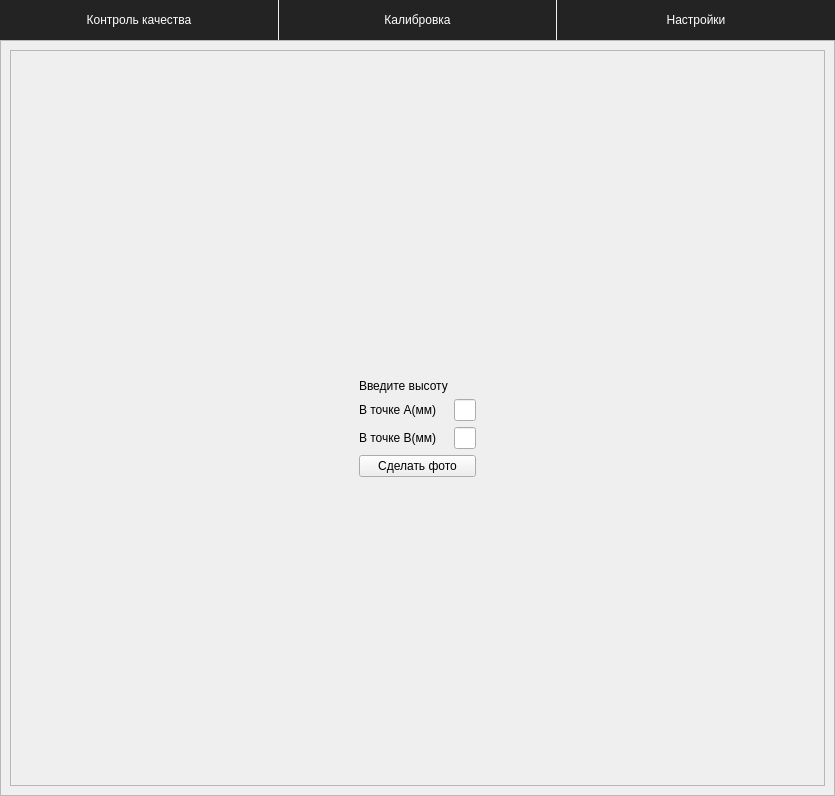
<?xml version="1.0" encoding="UTF-8"?>
<ui version="4.0">
 <class>MainWindow</class>
 <widget class="QMainWindow" name="MainWindow">
  <property name="geometry">
   <rect>
    <x>0</x>
    <y>0</y>
    <width>835</width>
    <height>796</height>
   </rect>
  </property>
  <property name="windowTitle">
   <string>MainWindow</string>
  </property>
  <widget class="QWidget" name="centralwidget">
   <layout class="QVBoxLayout" name="verticalLayout">
    <property name="spacing">
     <number>0</number>
    </property>
    <property name="leftMargin">
     <number>0</number>
    </property>
    <property name="topMargin">
     <number>0</number>
    </property>
    <property name="rightMargin">
     <number>0</number>
    </property>
    <property name="bottomMargin">
     <number>0</number>
    </property>
    <item>
     <widget class="QFrame" name="Menu">
      <property name="frameShape">
       <enum>QFrame::NoFrame</enum>
      </property>
      <property name="frameShadow">
       <enum>QFrame::Raised</enum>
      </property>
      <layout class="QHBoxLayout" name="horizontalLayout_3">
       <property name="spacing">
        <number>1</number>
       </property>
       <property name="leftMargin">
        <number>0</number>
       </property>
       <property name="topMargin">
        <number>0</number>
       </property>
       <property name="rightMargin">
        <number>0</number>
       </property>
       <property name="bottomMargin">
        <number>0</number>
       </property>
       <item>
        <widget class="QPushButton" name="control_btn">
         <property name="minimumSize">
          <size>
           <width>0</width>
           <height>40</height>
          </size>
         </property>
         <property name="styleSheet">
          <string notr="true">QPushButton {
	color: rgb(255, 255, 255);
	background-color: rgb(35, 35, 35);
	border: 0px solid;
}
QPushButton:hover {
	background-color: rgb(85, 170, 255);
}</string>
         </property>
         <property name="text">
          <string>Контроль качества</string>
         </property>
        </widget>
       </item>
       <item>
        <widget class="QPushButton" name="calibration_btn">
         <property name="minimumSize">
          <size>
           <width>0</width>
           <height>40</height>
          </size>
         </property>
         <property name="styleSheet">
          <string notr="true">QPushButton {
	color: rgb(255, 255, 255);
	background-color: rgb(35, 35, 35);
	border: 0px solid;
}
QPushButton:hover {
	background-color: rgb(85, 170, 255);
}</string>
         </property>
         <property name="text">
          <string>Калибровка</string>
         </property>
        </widget>
       </item>
       <item>
        <widget class="QPushButton" name="settings_btn">
         <property name="minimumSize">
          <size>
           <width>0</width>
           <height>40</height>
          </size>
         </property>
         <property name="styleSheet">
          <string notr="true">QPushButton {
	color: rgb(255, 255, 255);
	background-color: rgb(35, 35, 35);
	border: 0px solid;
}
QPushButton:hover {
	background-color: rgb(85, 170, 255);
}</string>
         </property>
         <property name="text">
          <string>Настройки</string>
         </property>
        </widget>
       </item>
      </layout>
     </widget>
    </item>
    <item>
     <widget class="QFrame" name="Content">
      <property name="frameShape">
       <enum>QFrame::NoFrame</enum>
      </property>
      <property name="frameShadow">
       <enum>QFrame::Raised</enum>
      </property>
      <layout class="QHBoxLayout" name="horizontalLayout_4">
       <property name="spacing">
        <number>0</number>
       </property>
       <property name="leftMargin">
        <number>0</number>
       </property>
       <property name="topMargin">
        <number>0</number>
       </property>
       <property name="rightMargin">
        <number>0</number>
       </property>
       <property name="bottomMargin">
        <number>0</number>
       </property>
       <item>
        <widget class="QFrame" name="frame_pages_2">
         <property name="frameShape">
          <enum>QFrame::StyledPanel</enum>
         </property>
         <property name="frameShadow">
          <enum>QFrame::Raised</enum>
         </property>
         <layout class="QVBoxLayout" name="verticalLayout_12">
          <property name="spacing">
           <number>0</number>
          </property>
          <property name="leftMargin">
           <number>0</number>
          </property>
          <property name="topMargin">
           <number>0</number>
          </property>
          <property name="rightMargin">
           <number>0</number>
          </property>
          <property name="bottomMargin">
           <number>0</number>
          </property>
          <item>
           <widget class="QStackedWidget" name="stackedWidget_2">
            <property name="currentIndex">
             <number>3</number>
            </property>
            <widget class="QWidget" name="start_page">
             <layout class="QVBoxLayout" name="verticalLayout_2">
              <property name="spacing">
               <number>0</number>
              </property>
              <property name="leftMargin">
               <number>0</number>
              </property>
              <property name="topMargin">
               <number>0</number>
              </property>
              <property name="rightMargin">
               <number>0</number>
              </property>
              <property name="bottomMargin">
               <number>0</number>
              </property>
             </layout>
            </widget>
            <widget class="QWidget" name="settings_page">
             <layout class="QVBoxLayout" name="verticalLayout_3">
              <property name="spacing">
               <number>0</number>
              </property>
              <property name="leftMargin">
               <number>0</number>
              </property>
              <property name="topMargin">
               <number>0</number>
              </property>
              <property name="rightMargin">
               <number>0</number>
              </property>
              <property name="bottomMargin">
               <number>0</number>
              </property>
              <item>
               <widget class="QFrame" name="frame_14">
                <property name="frameShape">
                 <enum>QFrame::StyledPanel</enum>
                </property>
                <property name="frameShadow">
                 <enum>QFrame::Raised</enum>
                </property>
                <layout class="QVBoxLayout" name="verticalLayout_17">
                 <property name="spacing">
                  <number>0</number>
                 </property>
                 <property name="leftMargin">
                  <number>0</number>
                 </property>
                 <property name="topMargin">
                  <number>0</number>
                 </property>
                 <property name="rightMargin">
                  <number>0</number>
                 </property>
                 <property name="bottomMargin">
                  <number>0</number>
                 </property>
                 <item>
                  <widget class="QFrame" name="frame_29">
                   <property name="maximumSize">
                    <size>
                     <width>16777215</width>
                     <height>40</height>
                    </size>
                   </property>
                   <property name="frameShape">
                    <enum>QFrame::StyledPanel</enum>
                   </property>
                   <property name="frameShadow">
                    <enum>QFrame::Raised</enum>
                   </property>
                   <layout class="QHBoxLayout" name="horizontalLayout_21">
                    <property name="spacing">
                     <number>1</number>
                    </property>
                    <property name="leftMargin">
                     <number>0</number>
                    </property>
                    <property name="topMargin">
                     <number>0</number>
                    </property>
                    <property name="rightMargin">
                     <number>0</number>
                    </property>
                    <property name="bottomMargin">
                     <number>0</number>
                    </property>
                    <item>
                     <widget class="QPushButton" name="connection_btn">
                      <property name="minimumSize">
                       <size>
                        <width>0</width>
                        <height>40</height>
                       </size>
                      </property>
                      <property name="styleSheet">
                       <string notr="true">QPushButton {
	color: rgb(255, 255, 255);
	background-color: rgb(35, 35, 35);
	border: 0px solid;
}
QPushButton:hover {
	background-color: rgb(85, 170, 255);
}</string>
                      </property>
                      <property name="text">
                       <string>Подключение</string>
                      </property>
                     </widget>
                    </item>
                    <item>
                     <widget class="QPushButton" name="score_btn">
                      <property name="minimumSize">
                       <size>
                        <width>0</width>
                        <height>40</height>
                       </size>
                      </property>
                      <property name="styleSheet">
                       <string notr="true">QPushButton {
	color: rgb(255, 255, 255);
	background-color: rgb(35, 35, 35);
	border: 0px solid;
}
QPushButton:hover {
	background-color: rgb(85, 170, 255);
}</string>
                      </property>
                      <property name="text">
                       <string>Оценка</string>
                      </property>
                     </widget>
                    </item>
                   </layout>
                  </widget>
                 </item>
                 <item>
                  <widget class="QStackedWidget" name="stackedWidget">
                   <property name="currentIndex">
                    <number>1</number>
                   </property>
                   <widget class="QWidget" name="connection_page">
                    <layout class="QHBoxLayout" name="horizontalLayout_2">
                     <item>
                      <widget class="QFrame" name="frame_36">
                       <property name="frameShape">
                        <enum>QFrame::StyledPanel</enum>
                       </property>
                       <property name="frameShadow">
                        <enum>QFrame::Raised</enum>
                       </property>
                       <layout class="QGridLayout" name="gridLayout_6">
                        <item row="0" column="1">
                         <spacer name="verticalSpacer_4">
                          <property name="orientation">
                           <enum>Qt::Vertical</enum>
                          </property>
                          <property name="sizeHint" stdset="0">
                           <size>
                            <width>20</width>
                            <height>179</height>
                           </size>
                          </property>
                         </spacer>
                        </item>
                        <item row="1" column="0">
                         <spacer name="horizontalSpacer_3">
                          <property name="orientation">
                           <enum>Qt::Horizontal</enum>
                          </property>
                          <property name="sizeHint" stdset="0">
                           <size>
                            <width>215</width>
                            <height>20</height>
                           </size>
                          </property>
                         </spacer>
                        </item>
                        <item row="1" column="1">
                         <layout class="QGridLayout" name="gridLayout_2">
                          <item row="1" column="0">
                           <widget class="QLabel" name="label_23">
                            <property name="maximumSize">
                             <size>
                              <width>100</width>
                              <height>50</height>
                             </size>
                            </property>
                            <property name="text">
                             <string>IP камеры</string>
                            </property>
                           </widget>
                          </item>
                          <item row="3" column="1">
                           <widget class="QLineEdit" name="lineEdit_3"/>
                          </item>
                          <item row="2" column="1">
                           <widget class="QLineEdit" name="lineEdit_2"/>
                          </item>
                          <item row="2" column="0">
                           <widget class="QLabel" name="label_24">
                            <property name="maximumSize">
                             <size>
                              <width>200</width>
                              <height>50</height>
                             </size>
                            </property>
                            <property name="text">
                             <string>Угол поворота между кадрами</string>
                            </property>
                           </widget>
                          </item>
                          <item row="1" column="1">
                           <widget class="QLineEdit" name="lineEdit"/>
                          </item>
                          <item row="3" column="0">
                           <widget class="QLabel" name="label_25">
                            <property name="maximumSize">
                             <size>
                              <width>200</width>
                              <height>50</height>
                             </size>
                            </property>
                            <property name="text">
                             <string>Сигнал на начало съёмки, пин №</string>
                            </property>
                           </widget>
                          </item>
                          <item row="0" column="0">
                           <widget class="QLabel" name="label_22">
                            <property name="text">
                             <string>Подключение</string>
                            </property>
                           </widget>
                          </item>
                         </layout>
                        </item>
                        <item row="1" column="2">
                         <spacer name="horizontalSpacer_4">
                          <property name="orientation">
                           <enum>Qt::Horizontal</enum>
                          </property>
                          <property name="sizeHint" stdset="0">
                           <size>
                            <width>214</width>
                            <height>20</height>
                           </size>
                          </property>
                         </spacer>
                        </item>
                        <item row="2" column="1">
                         <spacer name="verticalSpacer_3">
                          <property name="orientation">
                           <enum>Qt::Vertical</enum>
                          </property>
                          <property name="sizeHint" stdset="0">
                           <size>
                            <width>20</width>
                            <height>179</height>
                           </size>
                          </property>
                         </spacer>
                        </item>
                       </layout>
                      </widget>
                     </item>
                    </layout>
                   </widget>
                   <widget class="QWidget" name="score_page">
                    <layout class="QVBoxLayout" name="verticalLayout_18">
                     <item>
                      <widget class="QFrame" name="frame_15">
                       <property name="frameShape">
                        <enum>QFrame::StyledPanel</enum>
                       </property>
                       <property name="frameShadow">
                        <enum>QFrame::Raised</enum>
                       </property>
                       <layout class="QGridLayout" name="gridLayout_5">
                        <item row="0" column="1">
                         <spacer name="verticalSpacer_2">
                          <property name="orientation">
                           <enum>Qt::Vertical</enum>
                          </property>
                          <property name="sizeHint" stdset="0">
                           <size>
                            <width>20</width>
                            <height>127</height>
                           </size>
                          </property>
                         </spacer>
                        </item>
                        <item row="1" column="0">
                         <spacer name="horizontalSpacer">
                          <property name="orientation">
                           <enum>Qt::Horizontal</enum>
                          </property>
                          <property name="sizeHint" stdset="0">
                           <size>
                            <width>755</width>
                            <height>20</height>
                           </size>
                          </property>
                         </spacer>
                        </item>
                        <item row="1" column="1">
                         <layout class="QGridLayout" name="gridLayout">
                          <item row="0" column="0" colspan="2">
                           <widget class="QLabel" name="label_28">
                            <property name="text">
                             <string>Количество срезов</string>
                            </property>
                           </widget>
                          </item>
                          <item row="0" column="2">
                           <widget class="QLineEdit" name="ellipses_amount"/>
                          </item>
                          <item row="1" column="0" colspan="2">
                           <widget class="QLabel" name="label_29">
                            <property name="text">
                             <string>Минимальное качество</string>
                            </property>
                           </widget>
                          </item>
                          <item row="1" column="2">
                           <widget class="QLineEdit" name="lineEdit_5"/>
                          </item>
                          <item row="2" column="0">
                           <widget class="QLabel" name="label_30">
                            <property name="text">
                             <string>Допуски</string>
                            </property>
                           </widget>
                          </item>
                          <item row="3" column="0" colspan="2">
                           <widget class="QLabel" name="label_31">
                            <property name="text">
                             <string>Диаметр</string>
                            </property>
                           </widget>
                          </item>
                          <item row="3" column="2">
                           <widget class="QLineEdit" name="lineEdit_6"/>
                          </item>
                          <item row="4" column="0" colspan="2">
                           <widget class="QLabel" name="label_32">
                            <property name="text">
                             <string>Кривизна</string>
                            </property>
                           </widget>
                          </item>
                          <item row="4" column="2">
                           <widget class="QLineEdit" name="lineEdit_7"/>
                          </item>
                          <item row="5" column="0">
                           <widget class="QLabel" name="label_2">
                            <property name="text">
                             <string>Радиус</string>
                            </property>
                           </widget>
                          </item>
                          <item row="5" column="1" colspan="2">
                           <widget class="QLineEdit" name="radius_inp"/>
                          </item>
                          <item row="6" column="0">
                           <widget class="QLabel" name="label_5">
                            <property name="text">
                             <string>Точка 1</string>
                            </property>
                           </widget>
                          </item>
                          <item row="6" column="1" colspan="2">
                           <widget class="QLineEdit" name="reddot1_inp"/>
                          </item>
                          <item row="7" column="0">
                           <widget class="QLabel" name="label_26">
                            <property name="text">
                             <string>Точка 2</string>
                            </property>
                           </widget>
                          </item>
                          <item row="7" column="1" colspan="2">
                           <widget class="QLineEdit" name="reddot2_inp"/>
                          </item>
                         </layout>
                        </item>
                        <item row="1" column="2">
                         <spacer name="horizontalSpacer_2">
                          <property name="orientation">
                           <enum>Qt::Horizontal</enum>
                          </property>
                          <property name="sizeHint" stdset="0">
                           <size>
                            <width>755</width>
                            <height>20</height>
                           </size>
                          </property>
                         </spacer>
                        </item>
                        <item row="2" column="1">
                         <spacer name="verticalSpacer">
                          <property name="orientation">
                           <enum>Qt::Vertical</enum>
                          </property>
                          <property name="sizeHint" stdset="0">
                           <size>
                            <width>20</width>
                            <height>127</height>
                           </size>
                          </property>
                         </spacer>
                        </item>
                       </layout>
                      </widget>
                     </item>
                    </layout>
                   </widget>
                  </widget>
                 </item>
                </layout>
               </widget>
              </item>
             </layout>
            </widget>
            <widget class="QWidget" name="control_page">
             <layout class="QVBoxLayout" name="verticalLayout_13">
              <item>
               <widget class="QFrame" name="frame">
                <property name="frameShape">
                 <enum>QFrame::StyledPanel</enum>
                </property>
                <property name="frameShadow">
                 <enum>QFrame::Raised</enum>
                </property>
                <layout class="QGridLayout" name="gridLayout_4">
                 <item row="1" column="1">
                  <spacer name="verticalSpacer_5">
                   <property name="orientation">
                    <enum>Qt::Vertical</enum>
                   </property>
                   <property name="sizeHint" stdset="0">
                    <size>
                     <width>20</width>
                     <height>88</height>
                    </size>
                   </property>
                  </spacer>
                 </item>
                 <item row="2" column="0">
                  <spacer name="horizontalSpacer_5">
                   <property name="orientation">
                    <enum>Qt::Horizontal</enum>
                   </property>
                   <property name="sizeHint" stdset="0">
                    <size>
                     <width>279</width>
                     <height>20</height>
                    </size>
                   </property>
                  </spacer>
                 </item>
                 <item row="2" column="1">
                  <layout class="QGridLayout" name="gridLayout_3">
                   <item row="1" column="0">
                    <widget class="QLabel" name="label_3">
                     <property name="text">
                      <string>Диаметр</string>
                     </property>
                     <property name="textFormat">
                      <enum>Qt::AutoText</enum>
                     </property>
                    </widget>
                   </item>
                   <item row="2" column="3">
                    <widget class="QLabel" name="label_16">
                     <property name="text">
                      <string>80%</string>
                     </property>
                    </widget>
                   </item>
                   <item row="4" column="0">
                    <widget class="QLabel" name="label_7">
                     <property name="text">
                      <string>Овальность</string>
                     </property>
                    </widget>
                   </item>
                   <item row="0" column="3">
                    <widget class="QLabel" name="label_13">
                     <property name="text">
                      <string>Качество</string>
                     </property>
                    </widget>
                   </item>
                   <item row="1" column="1">
                    <widget class="QLabel" name="label_9">
                     <property name="text">
                      <string>41-43 мм</string>
                     </property>
                    </widget>
                   </item>
                   <item row="2" column="0">
                    <widget class="QLabel" name="label_8">
                     <property name="text">
                      <string>Дефекты</string>
                     </property>
                    </widget>
                   </item>
                   <item row="3" column="1">
                    <widget class="QLabel" name="label_11">
                     <property name="text">
                      <string>K = 0.8</string>
                     </property>
                    </widget>
                   </item>
                   <item row="1" column="3">
                    <widget class="QLabel" name="label_14">
                     <property name="text">
                      <string>90%</string>
                     </property>
                    </widget>
                   </item>
                   <item row="3" column="0">
                    <widget class="QLabel" name="label_6">
                     <property name="text">
                      <string>Кривизна</string>
                     </property>
                    </widget>
                   </item>
                   <item row="3" column="3">
                    <widget class="QLabel" name="label_15">
                     <property name="text">
                      <string>100%</string>
                     </property>
                    </widget>
                   </item>
                   <item row="4" column="3">
                    <widget class="QLabel" name="label_17">
                     <property name="text">
                      <string>Итого: 90%</string>
                     </property>
                    </widget>
                   </item>
                   <item row="2" column="1">
                    <widget class="QLabel" name="label_12">
                     <property name="text">
                      <string>10 шт</string>
                     </property>
                    </widget>
                   </item>
                   <item row="4" column="1">
                    <widget class="QLabel" name="label_10">
                     <property name="text">
                      <string>R = 3 м</string>
                     </property>
                    </widget>
                   </item>
                   <item row="1" column="2">
                    <widget class="QLabel" name="label_27">
                     <property name="text">
                      <string/>
                     </property>
                    </widget>
                   </item>
                  </layout>
                 </item>
                 <item row="2" column="2">
                  <spacer name="horizontalSpacer_6">
                   <property name="orientation">
                    <enum>Qt::Horizontal</enum>
                   </property>
                   <property name="sizeHint" stdset="0">
                    <size>
                     <width>279</width>
                     <height>20</height>
                    </size>
                   </property>
                  </spacer>
                 </item>
                 <item row="3" column="1">
                  <spacer name="verticalSpacer_6">
                   <property name="orientation">
                    <enum>Qt::Vertical</enum>
                   </property>
                   <property name="sizeHint" stdset="0">
                    <size>
                     <width>20</width>
                     <height>58</height>
                    </size>
                   </property>
                  </spacer>
                 </item>
                 <item row="0" column="0" colspan="3">
                  <widget class="QScrollArea" name="scrollArea">
                   <property name="minimumSize">
                    <size>
                     <width>0</width>
                     <height>350</height>
                    </size>
                   </property>
                   <property name="widgetResizable">
                    <bool>true</bool>
                   </property>
                   <widget class="QWidget" name="scrollAreaWidgetContents">
                    <property name="geometry">
                     <rect>
                      <x>0</x>
                      <y>0</y>
                      <width>758</width>
                      <height>348</height>
                     </rect>
                    </property>
                    <layout class="QHBoxLayout" name="horizontalLayout_10"/>
                   </widget>
                  </widget>
                 </item>
                 <item row="1" column="0">
                  <widget class="QLabel" name="label">
                   <property name="frameShape">
                    <enum>QFrame::Box</enum>
                   </property>
                   <property name="text">
                    <string>&lt;html&gt;&lt;head/&gt;&lt;body&gt;&lt;div&gt;Красный полигон: примерный полигон из измеренных радиусов&lt;/div&gt;&lt;div&gt;Оранжевый эллипс: аппроксимация красного полигона&lt;/div&gt;&lt;div&gt;Синий эллипс: идеальный срез трубки&lt;/div&gt;&lt;div&gt;Зелёный круг: верхняя граница порога&lt;/div&gt;&lt;/body&gt;&lt;/html&gt;</string>
                   </property>
                  </widget>
                 </item>
                </layout>
               </widget>
              </item>
             </layout>
            </widget>
            <widget class="QWidget" name="calibration_page">
             <layout class="QVBoxLayout" name="verticalLayout_14">
              <item>
               <widget class="QFrame" name="frame_11">
                <property name="frameShape">
                 <enum>QFrame::StyledPanel</enum>
                </property>
                <property name="frameShadow">
                 <enum>QFrame::Raised</enum>
                </property>
                <layout class="QGridLayout" name="gridLayout_8">
                 <item row="0" column="0" colspan="3">
                  <widget class="QLabel" name="camera_frames">
                   <property name="minimumSize">
                    <size>
                     <width>0</width>
                     <height>0</height>
                    </size>
                   </property>
                   <property name="text">
                    <string/>
                   </property>
                   <property name="pixmap">
                    <pixmap>../stapi/curve.jpg</pixmap>
                   </property>
                   <property name="scaledContents">
                    <bool>false</bool>
                   </property>
                   <property name="alignment">
                    <set>Qt::AlignCenter</set>
                   </property>
                   <property name="wordWrap">
                    <bool>false</bool>
                   </property>
                   <property name="indent">
                    <number>-1</number>
                   </property>
                   <property name="openExternalLinks">
                    <bool>false</bool>
                   </property>
                   <property name="textInteractionFlags">
                    <set>Qt::NoTextInteraction</set>
                   </property>
                  </widget>
                 </item>
                 <item row="1" column="1">
                  <spacer name="verticalSpacer_7">
                   <property name="orientation">
                    <enum>Qt::Vertical</enum>
                   </property>
                   <property name="sizeHint" stdset="0">
                    <size>
                     <width>20</width>
                     <height>58</height>
                    </size>
                   </property>
                  </spacer>
                 </item>
                 <item row="3" column="1">
                  <spacer name="verticalSpacer_8">
                   <property name="orientation">
                    <enum>Qt::Vertical</enum>
                   </property>
                   <property name="sizeHint" stdset="0">
                    <size>
                     <width>20</width>
                     <height>78</height>
                    </size>
                   </property>
                  </spacer>
                 </item>
                 <item row="2" column="2">
                  <spacer name="horizontalSpacer_8">
                   <property name="orientation">
                    <enum>Qt::Horizontal</enum>
                   </property>
                   <property name="sizeHint" stdset="0">
                    <size>
                     <width>792</width>
                     <height>20</height>
                    </size>
                   </property>
                  </spacer>
                 </item>
                 <item row="2" column="0">
                  <spacer name="horizontalSpacer_7">
                   <property name="orientation">
                    <enum>Qt::Horizontal</enum>
                   </property>
                   <property name="sizeHint" stdset="0">
                    <size>
                     <width>792</width>
                     <height>20</height>
                    </size>
                   </property>
                  </spacer>
                 </item>
                 <item row="2" column="1">
                  <layout class="QGridLayout" name="gridLayout_7">
                   <item row="0" column="0">
                    <widget class="QLabel" name="label_4">
                     <property name="text">
                      <string>Введите высоту</string>
                     </property>
                    </widget>
                   </item>
                   <item row="1" column="0">
                    <widget class="QLabel" name="label_18">
                     <property name="text">
                      <string>В точке A(мм)</string>
                     </property>
                    </widget>
                   </item>
                   <item row="1" column="1">
                    <widget class="QLineEdit" name="lineEdit_8"/>
                   </item>
                   <item row="2" column="0">
                    <widget class="QLabel" name="label_20">
                     <property name="text">
                      <string>В точке B(мм)</string>
                     </property>
                    </widget>
                   </item>
                   <item row="2" column="1">
                    <widget class="QLineEdit" name="lineEdit_4"/>
                   </item>
                   <item row="3" column="0" colspan="2">
                    <widget class="QPushButton" name="pushButton">
                     <property name="text">
                      <string>Сделать фото</string>
                     </property>
                    </widget>
                   </item>
                  </layout>
                 </item>
                </layout>
               </widget>
              </item>
             </layout>
            </widget>
           </widget>
          </item>
         </layout>
        </widget>
       </item>
      </layout>
     </widget>
    </item>
   </layout>
  </widget>
 </widget>
 <resources/>
 <connections/>
</ui>
